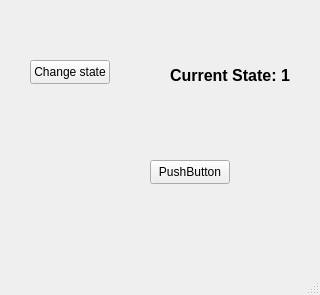
<?xml version="1.0" encoding="UTF-8"?>
<ui version="4.0">
 <class>MainWindow</class>
 <widget class="QMainWindow" name="MainWindow">
  <property name="geometry">
   <rect>
    <x>0</x>
    <y>0</y>
    <width>320</width>
    <height>295</height>
   </rect>
  </property>
  <property name="windowTitle">
   <string>MainWindow</string>
  </property>
  <widget class="QWidget" name="centralwidget">
   <widget class="QPushButton" name="changeState">
    <property name="geometry">
     <rect>
      <x>30</x>
      <y>60</y>
      <width>80</width>
      <height>24</height>
     </rect>
    </property>
    <property name="text">
     <string>Change state</string>
    </property>
   </widget>
   <widget class="QPushButton" name="pushButton_2">
    <property name="geometry">
     <rect>
      <x>150</x>
      <y>160</y>
      <width>80</width>
      <height>24</height>
     </rect>
    </property>
    <property name="text">
     <string>PushButton</string>
    </property>
   </widget>
   <widget class="QLabel" name="stateLabel">
    <property name="geometry">
     <rect>
      <x>170</x>
      <y>60</y>
      <width>121</width>
      <height>31</height>
     </rect>
    </property>
    <property name="font">
     <font>
      <pointsize>12</pointsize>
      <bold>true</bold>
     </font>
    </property>
    <property name="text">
     <string>Current State: 1</string>
    </property>
   </widget>
  </widget>
  <widget class="QMenuBar" name="menubar">
   <property name="geometry">
    <rect>
     <x>0</x>
     <y>0</y>
     <width>320</width>
     <height>21</height>
    </rect>
   </property>
  </widget>
  <widget class="QStatusBar" name="statusbar"/>
 </widget>
 <resources/>
 <connections/>
</ui>
